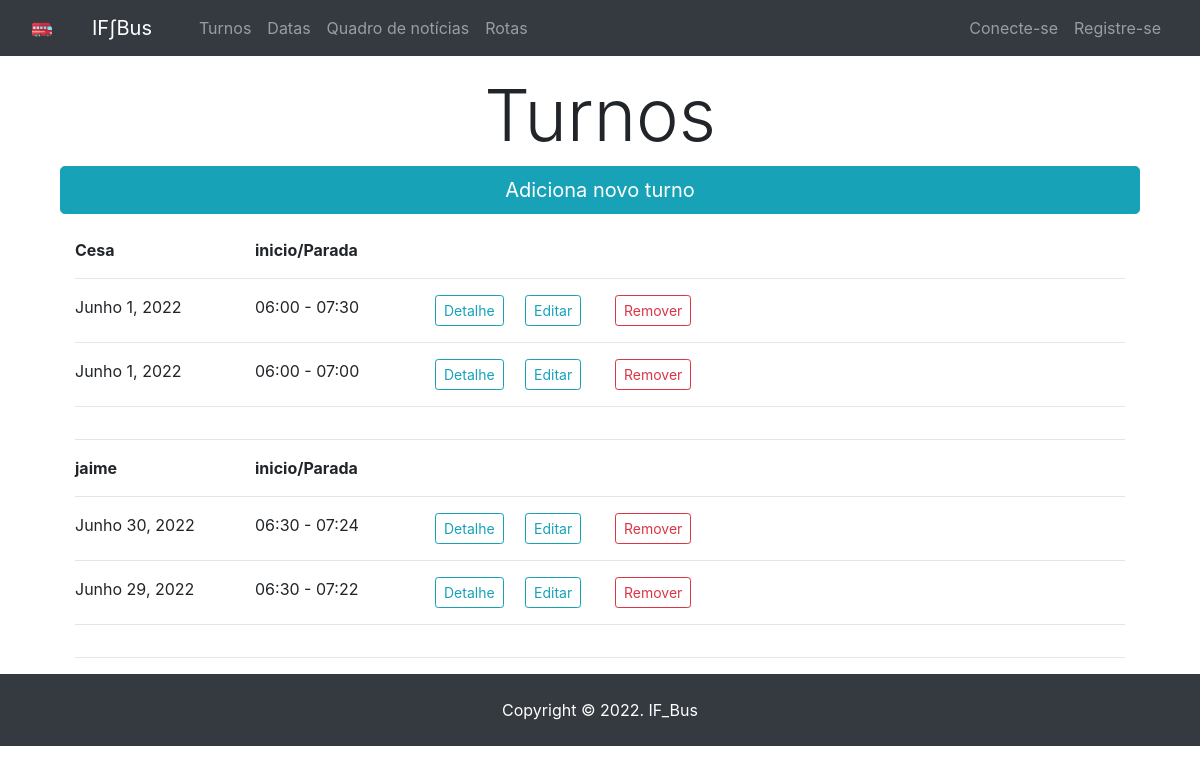
The page / on the database its author committed.
### hoursCalc/models.py (models this page shows, shortened)
class Shift(models.Model):
    name = models.ForeignKey(User, on_delete=models.CASCADE)
    clock_in = models.DateTimeField(
        blank=True, null=True)
    clock_out = models.DateTimeField(
        blank=True, null=True)
    date = models.DateField(blank=True, null=True)  # não branco ou nulo
    description = models.TextField(blank=True, null=True, max_length=600)
    class Meta:
        ordering = ['-date']

### hoursCalc/views.py (the view)
# urls.py: path('', shift_views.index, name="index"),
def index(request):
    users = User.objects.all()
    form = forms.ClockInOutForm()
    shift = Shift.objects.all()
    context = {
        'shift': shift,
        'users': users,
        'form': form,
        'title': 'Home'
    }
    return render(request, 'hoursCalc/index.html', context)

### hoursCalc/templates/hoursCalc/index.html (shortened to what this page needs)
{% extends './base.html' %}
{% load crispy_forms_tags %}
{% block content %}
<div class="container mb-4">
    <h1 class="display-3">
        <center>Turnos</center>
    </h1>
    <button type="button" class="btn btn-info btn-lg btn-block" data-toggle="modal" data-target="#filterModal">Adiciona novo turno</button>
</div>
<div class="container">
    {% load shifts %}
    <div class="container">
        {% for user in users %}
        {% if user.shift_set.count > 0 %}
        <div class="row">
            <div class="col-md-2">
                <strong>{{user.username}}</strong>
            </div>
            <div class="col-md-2"> <strong> inicio/Parada </strong> </div>
            <div class="col-md-3"> </div>
        </div>
        <hr>
        {% for i in user.shift_set.all %}
        <div class="row">
            <div class="col-md-2"> {{ i.date|date:"" }} </div>
            <div class="col-md-2"> {{ i.clock_in|date:"H:i" }} - {{ i.clock_out|date:"H:i"}} </div>
            <div class="col-md-1"> <a class="btn btn-outline-info btn-sm" href="{% url 'detail' pk=i.id %}">Detalhe</a>
            </div>
            <div class="col-md-1"> <a class="btn btn-outline-info btn-sm" href="{% url 'edit' pk=i.id %}">Editar</a>
            </div>
            <div class="col-md-1"> <a class="btn btn-outline-danger btn-sm"
                    href="{% url 'remove' pk=i.id %}">Remover</a> </div>
        </div>
        <hr>
        {% endfor %}
        <hr>
        {% endif %}
        {% endfor %}
    </div>
</div>
{% endblock content %}

### rows shown on the page
Shift: date "Junho 1, 2022", clock_in "06:00", clock_out "07:30"
Shift: date "Junho 1, 2022", clock_in "06:00", clock_out "07:00"
Shift: date "Junho 30, 2022", clock_in "06:30", clock_out "07:24"
Shift: date "Junho 29, 2022", clock_in "06:30", clock_out "07:22"

### other values the page prints
{{ user.username }} "Cesa"
{{ user.username }} "jaime"
